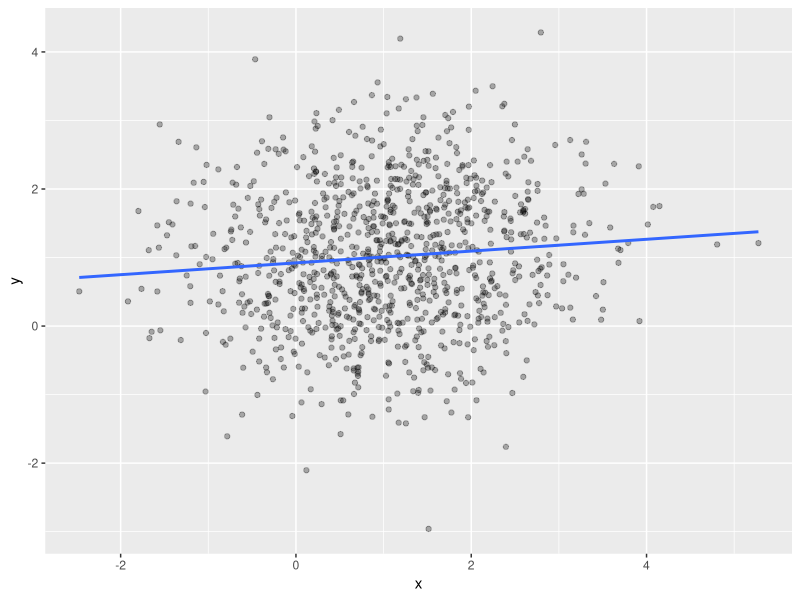

R code for this plot:
## ---- chunk 1
library(dplyr)
library(ggplot2)

rxy_fun <- function(rx, f, reps) {
	res <- function(n) {
		x <- rx(n)  # X has marginal distribution 'rx'
		y <- f(x) + reps(x)  # Y has conditional mean 'f(x)' and noise 'reps(x)'
		return(tibble(x = x, y = y))  
	}
	return(structure(res, class = "rxy"))
}

plot.rxy <- function(x, N = 1000, seed = 840) {
	set.seed(seed)
	
	ggplot(data = x(N), aes(x = x, y = y)) +
		geom_point(alpha = 0.3) + 
		geom_smooth(method = "lm", se = FALSE)
}

lmsim <- function(rxy, N = 100, vcov = stats::vcov, B = 1e3, seed = 840) 
{ 
	set.seed(seed)
	
	res <- list(coef = matrix(nrow = B, ncol = 2), vcov = vector("list", B))
	colnames(res$coef) <- c("(Intercept)", "x")
	class(res) <- "lmsim"
								
	for (b in 1:B) {
		.fit <- lm(y ~ ., data = rxy(N))
		res$coef[b, ] <- coef(.fit)  # Store intercept and slope in B x 2 matrix
		res$vcov[[b]] <- vcov(.fit)  # Store vcov estimates in length B list. 
	}
	
	return(res)
}

print.lmsim <- function(x) 
{
	cat("Simulation results:\n\n")
	cat("* Model-trusting vcov (average of vcov estimates):\n")
	print( avg_est_vcov <- Reduce("+", x$vcov) / length(x$vcov) )
	cat("\n* Simulation-based vcov (vcov of coefficient estimates):\n")
	print( emp_vcov <- cov(x$coef))
	cat("\n* Ratio (1st / 2nd):\n")
	print( avg_est_vcov / emp_vcov )
	return(invisible(x))
}
## ---- chunk 2
rxy_01 <- rxy_fun(
	rx = \(n) 1 + arima.sim(list(order = c(1,0,0), ar = 0.4), n = n)[-1],
	f = \(x) 1 + 0.1*x,
	reps = \(x) arima.sim(list(order = c(1,0,0), ar = +0.1), n = length(x) )
)

plot(rxy_01)
lmsim(rxy_01,
			# vcov = sandwich::vcovHAC, 
			N = 100)
